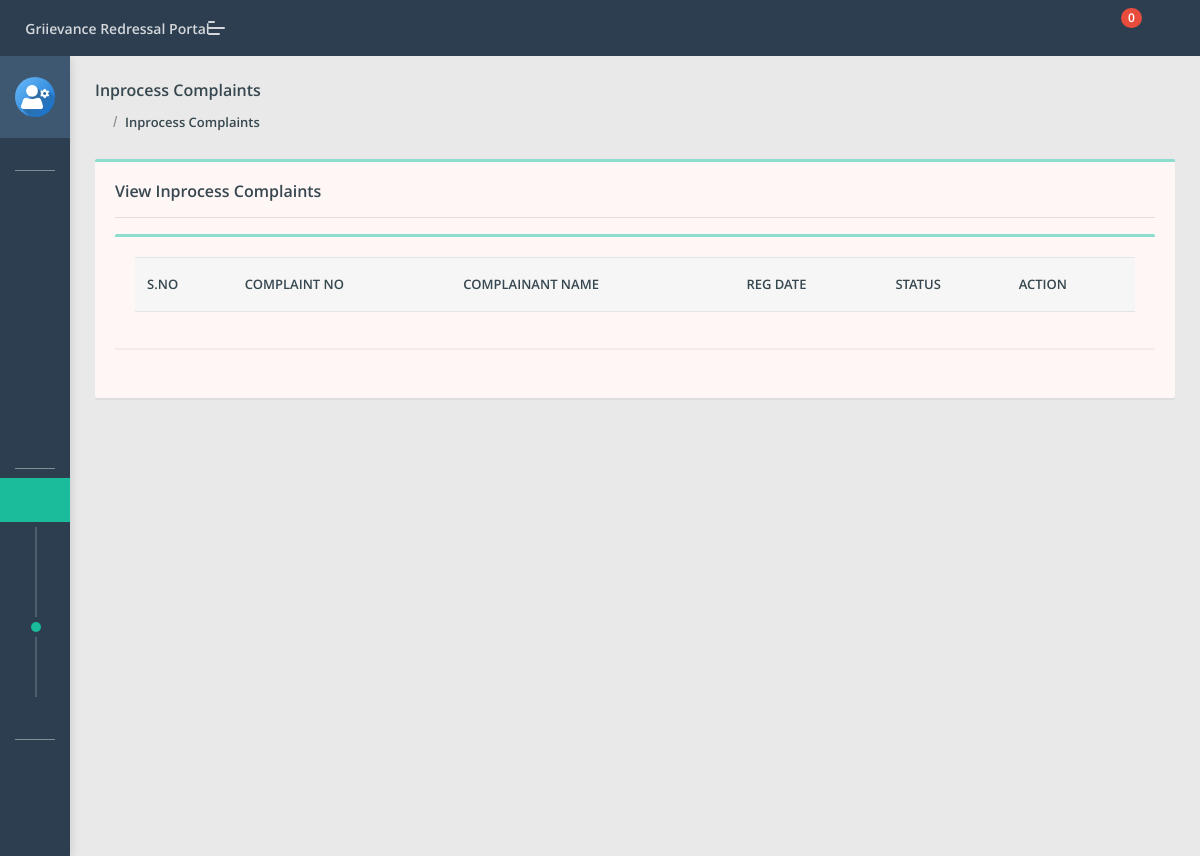
Page /grp/admin/inprocess-complaint.php (signed in) on the earlier database version.
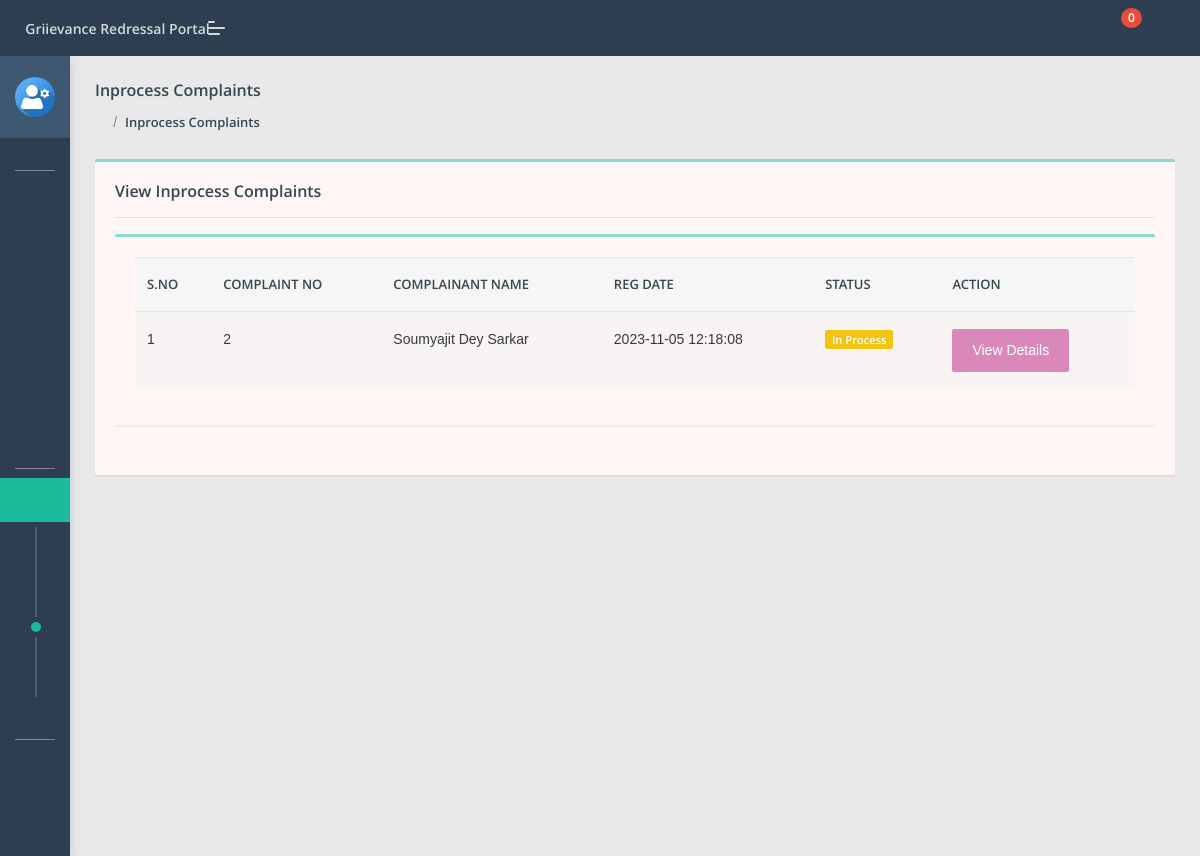
Same page on the later database version.
### tables this page shows
CREATE TABLE `tblcomplaints` (
  `complaintNumber` int(11) NOT NULL,
  `userId` int(11) DEFAULT NULL,
  `category` int(11) DEFAULT NULL,
  `subcategory` varchar(255) DEFAULT NULL,
  `complaintType` varchar(255) DEFAULT NULL,
  `state` varchar(255) DEFAULT NULL,
  `noc` varchar(255) DEFAULT NULL,
  `complaintDetails` mediumtext DEFAULT NULL,
  `complaintFile` varchar(255) DEFAULT NULL,
  `regDate` timestamp NULL DEFAULT current_timestamp(),
  `status` varchar(50) DEFAULT NULL,
  `lastUpdationDate` timestamp NULL DEFAULT NULL ON UPDATE current_timestamp()
);

CREATE TABLE `users` (
  `id` int(11) NOT NULL,
  `fullName` varchar(255) DEFAULT NULL,
  `userEmail` varchar(255) DEFAULT NULL,
  `password` varchar(255) DEFAULT NULL,
  `contactNo` bigint(11) DEFAULT NULL,
  `address` tinytext DEFAULT NULL,
  `State` varchar(255) DEFAULT NULL,
  `country` varchar(255) DEFAULT NULL,
  `pincode` int(6) DEFAULT NULL,
  `userImage` varchar(255) DEFAULT NULL,
  `regDate` timestamp NOT NULL DEFAULT current_timestamp(),
  `updationDate` timestamp NULL DEFAULT NULL,
  `status` int(1) DEFAULT NULL
);

### grp/admin/inprocess-complaint.php (the view, shortened to what the changed rows need)
<?php
include('include/config.php');
if (strlen($_SESSION['aid']) == 0) {
    header('location:index.php');
} else {
    ?>
    <!DOCTYPE html>
    <html lang="en">
    <head>
        <link rel="stylesheet" href="assets/css/style.css">
    </head>
    <body class="">
        <section class="pcoded-main-container">
            <div class="pcoded-content">
                <div class="row">
                    <div class="col-sm-12">
                        <div class="card">
                            <div class="card-body">
                                <div class="row">
                                    <div class="col-xl-12">
                                        <div class="card">
                                            <div class="card-body table-border-style">
                                                <div class="table-responsive">
                                                    <table class="table table-striped">
                                                        <thead>
                                                            <tr>
                                                                <th>S.No</th>
                                                                <th>Complaint No</th>
                                                                <th>Complainant Name</th>
                                                                <th>Reg Date</th>
                                                                <th>Status</th>
                                                                <th>Action</th>
                                                            </tr>
                                                        </thead>
                                                        <tbody>
                                                            <?php
                                                            $st = 'in process';
                                                            $query = mysqli_query($con, "select tblcomplaints.*,users.fullName as name from tblcomplaints join users on users.id=tblcomplaints.userId where tblcomplaints.status='$st'");
                                                            $cnt = 1;
                                                            while ($row = mysqli_fetch_array($query)) {
                                                                ?>
                                                                <tr>
                                                                    <td>
                                                                        <?php echo htmlentities($cnt); ?>
                                                                    </td>
                                                                    <td>
                                                                        <?php echo htmlentities($row['complaintNumber']); ?>
                                                                    </td>
                                                                    <td>
                                                                        <?php echo htmlentities($row['name']); ?>
                                                                    </td>
                                                                    <td>
                                                                        <?php echo htmlentities($row['regDate']); ?>
                                                                    </td>
                                                                    <td>
                                                                        <?php $status = $row['status'];
                                                                        if ($status == ''): ?>
                                                                            <span class="badge badge-danger">Not Processed
                                                                                Yet</span>
                                                                        <?php elseif ($status == 'in process'): ?>
                                                                            <span class="badge badge-warning">In Process</span>
                                                                        <?php elseif ($status == 'closed'): ?>
                                                                            <span class="badge badge-success">Closed</span>
                                                                        <?php endif; ?>
                                                                    </td>
                                                                    <td> <a href="complaint-details.php?cid=<?php echo htmlentities($row['complaintNumber']); ?>"
                                                                            class="btn btn-primary"> View Details</a>
                                                                    </td>
                                                                </tr>
                                                                <?php $cnt = $cnt + 1;
                                                            } ?>
                                                        </tbody>
                                                    </table>
                                                </div>
                                            </div>
                                        </div>
                                    </div>
                                </div>
                            </div>
                        </div>
                    </div>
                </div>
            </div>
        </section>
    </body>
    </html>
<?php } ?>

Differences in the rows shown:
added tblcomplaints: complaintNumber "2", userId.fullName "Soumyajit Dey Sarkar", regDate "2023-11-05 12:18:08", status "In Process"
